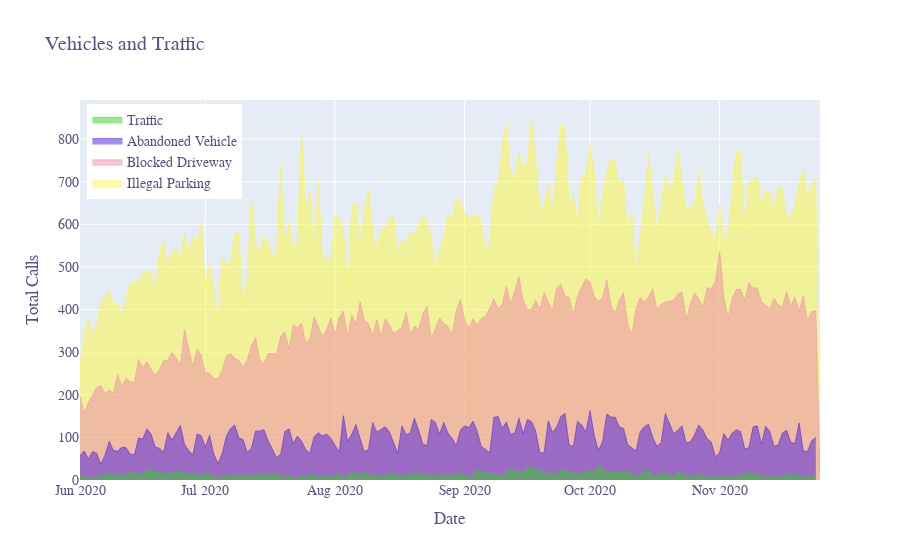

The notebook cell this image was saved under:
### Code cell
# #create and show area plot
parking_fig = go.Figure()

parking_fig.add_trace(go.Scatter(
    x=parking.index, y=parking["Illegal Parking"],
    hoverinfo='x+y',
    mode='lines',
    line=dict(width=0.5, color='#FCF73C'), name="Illegal Parking",
    stackgroup='two'
    ))

parking_fig.add_trace(go.Scatter(
    x=driveway.index, y=driveway["Blocked Driveway"],
    hoverinfo='x+y',
    mode='lines',
    line=dict(width=0.5, color='#f288ac'), name="Blocked Driveway",
    stackgroup='one'
    ))

parking_fig.add_trace(go.Scatter(
    x=abandoned.index, y=abandoned["Abandoned Vehicle"],
    hoverinfo='x+y',
    mode='lines',
    line=dict(width=0.5, color='#491BE5'), name="Abandoned Vehicle",
    stackgroup='three'
    ))

parking_fig.add_trace(go.Scatter(
    x=traffic.index, y=traffic["Traffic"],
    hoverinfo='x+y',
    mode='lines',
    line=dict(width=0.5, color='#2BD51D'), name="Traffic",
    stackgroup='four'
    ))

parking_fig.update_layout(legend=dict(
    yanchor="top",
    y=0.99,
    xanchor="left",
    x=0.01
))

parking_fig.update_layout(title="Vehicles and Traffic",
                  xaxis_title="Date",
                  yaxis_title="Total Calls", 


font=dict(family="silom",
          size=14, color="#58508d"))

parking_fig.show()

### Figure 1 — Plotly figure (JSON) as saved in the notebook; plotly's stock layout.template omitted (floating-point values rounded to 4 significant figures; data arrays with more than 128 entries replaced by an {"elided": "..."} marker saying what was removed)
{"data": [{"name": "Illegal Parking", "stackgroup": "two", "mode": "lines", "hoverinfo": "x+y", "y": {"elided": "178 int values"}, "x": {"elided": "178 str values"}, "line": {"color": "#FCF73C", "width": 0.5}, "type": "scatter"}, {"name": "Blocked Driveway", "stackgroup": "one", "mode": "lines", "hoverinfo": "x+y", "y": {"elided": "178 int values"}, "x": {"elided": "178 str values"}, "line": {"color": "#f288ac", "width": 0.5}, "type": "scatter"}, {"name": "Abandoned Vehicle", "stackgroup": "three", "mode": "lines", "hoverinfo": "x+y", "y": {"elided": "177 int values"}, "x": {"elided": "177 str values"}, "line": {"color": "#491BE5", "width": 0.5}, "type": "scatter"}, {"name": "Traffic", "stackgroup": "four", "mode": "lines", "hoverinfo": "x+y", "y": {"elided": "177 int values"}, "x": {"elided": "177 str values"}, "line": {"color": "#2BD51D", "width": 0.5}, "type": "scatter"}], "layout": {"yaxis": {"title": {"text": "Total Calls"}}, "title": {"text": "Vehicles and Traffic"}, "xaxis": {"title": {"text": "Date"}}, "font": {"color": "#58508d", "family": "silom", "size": 14}, "legend": {"y": 0.99, "x": 0.01, "xanchor": "left", "yanchor": "top"}}}
